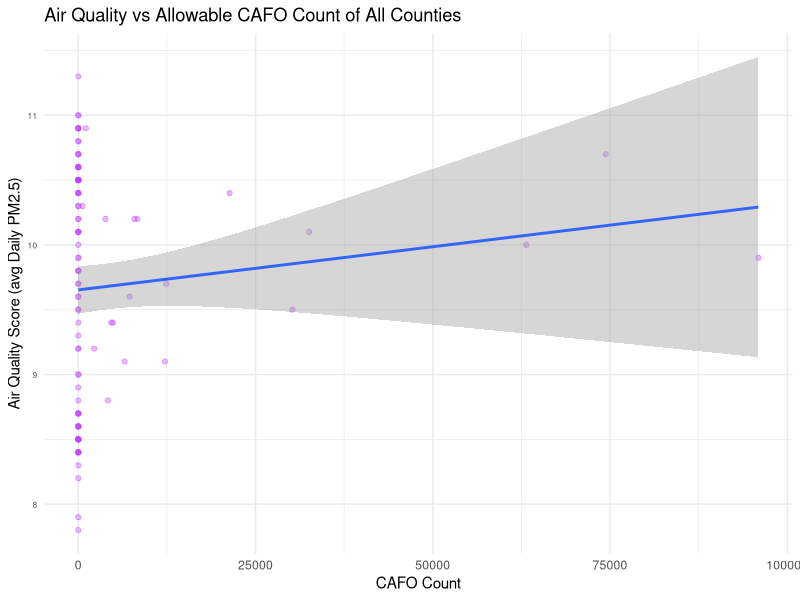

The R source for this figure:
library(tidyverse)

finalData <- read_csv("derivedData/finalData.csv")

figure <- finalData %>% ggplot(aes(x = allowable_count, y = air_quality_score_rating)) + 
  geom_point(color = "darkorchid1", alpha = 0.35) + 
  geom_smooth(method='lm') + 
  labs(title = "Air Quality vs Allowable CAFO Count of All Counties", 
       x="CAFO Count", y="Air Quality Score (avg Daily PM2.5)") + 
  theme_minimal() + 
  theme(axis.text.y = element_text(size = 6))

ggsave("figures/airQualityScatter.png", plot=figure)